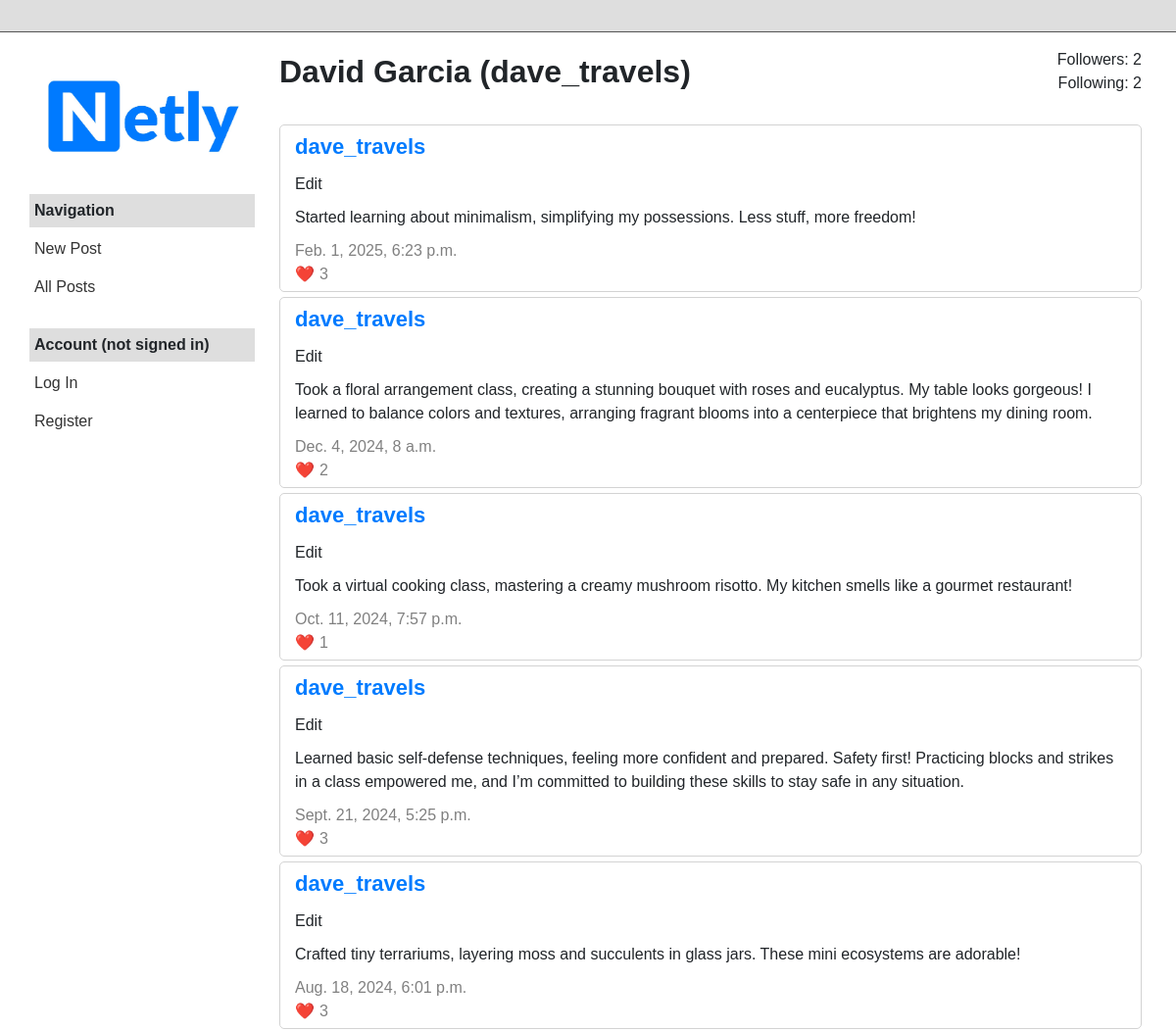
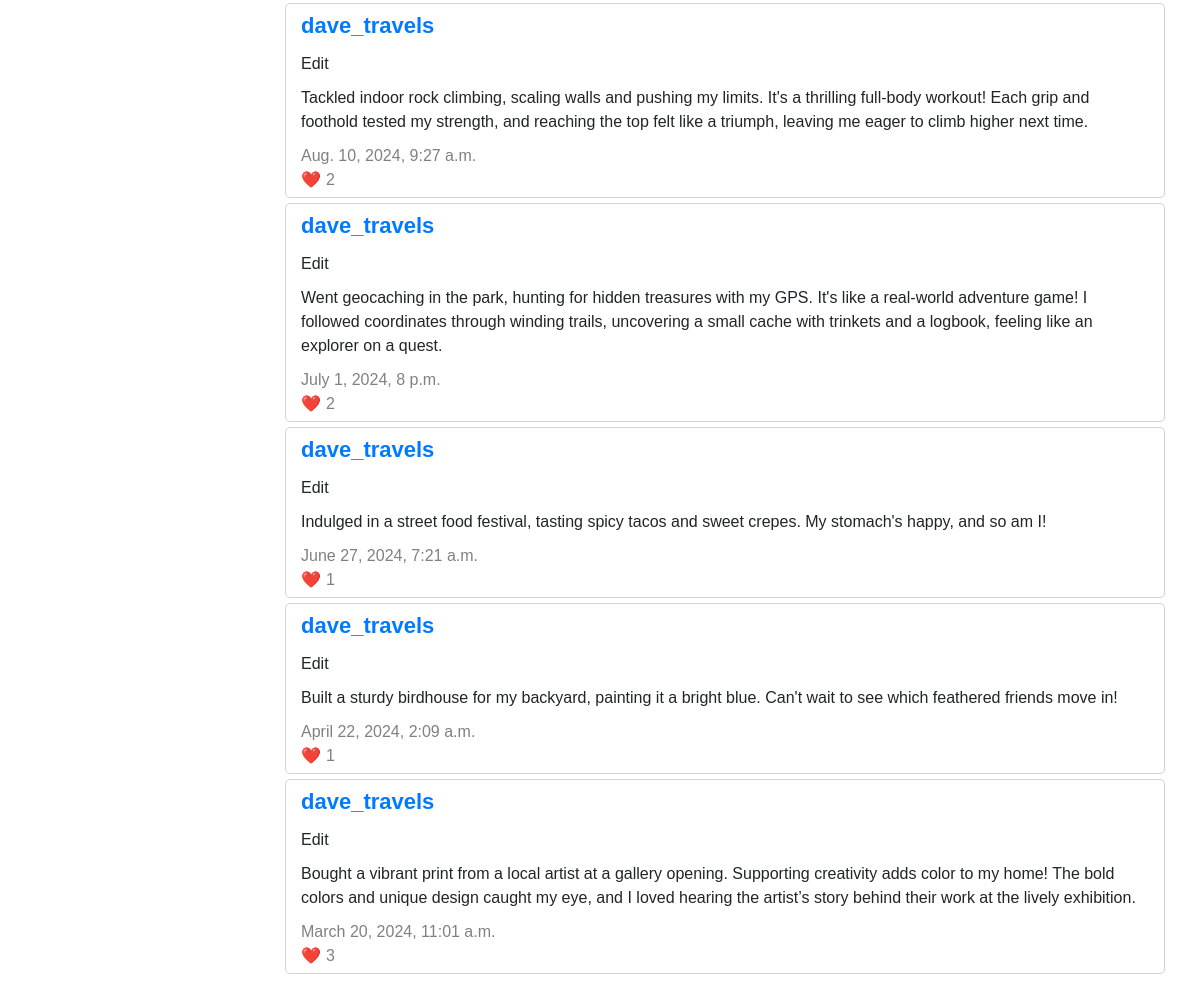
The app's page /profile/10, older data (2 pictures, top to bottom).
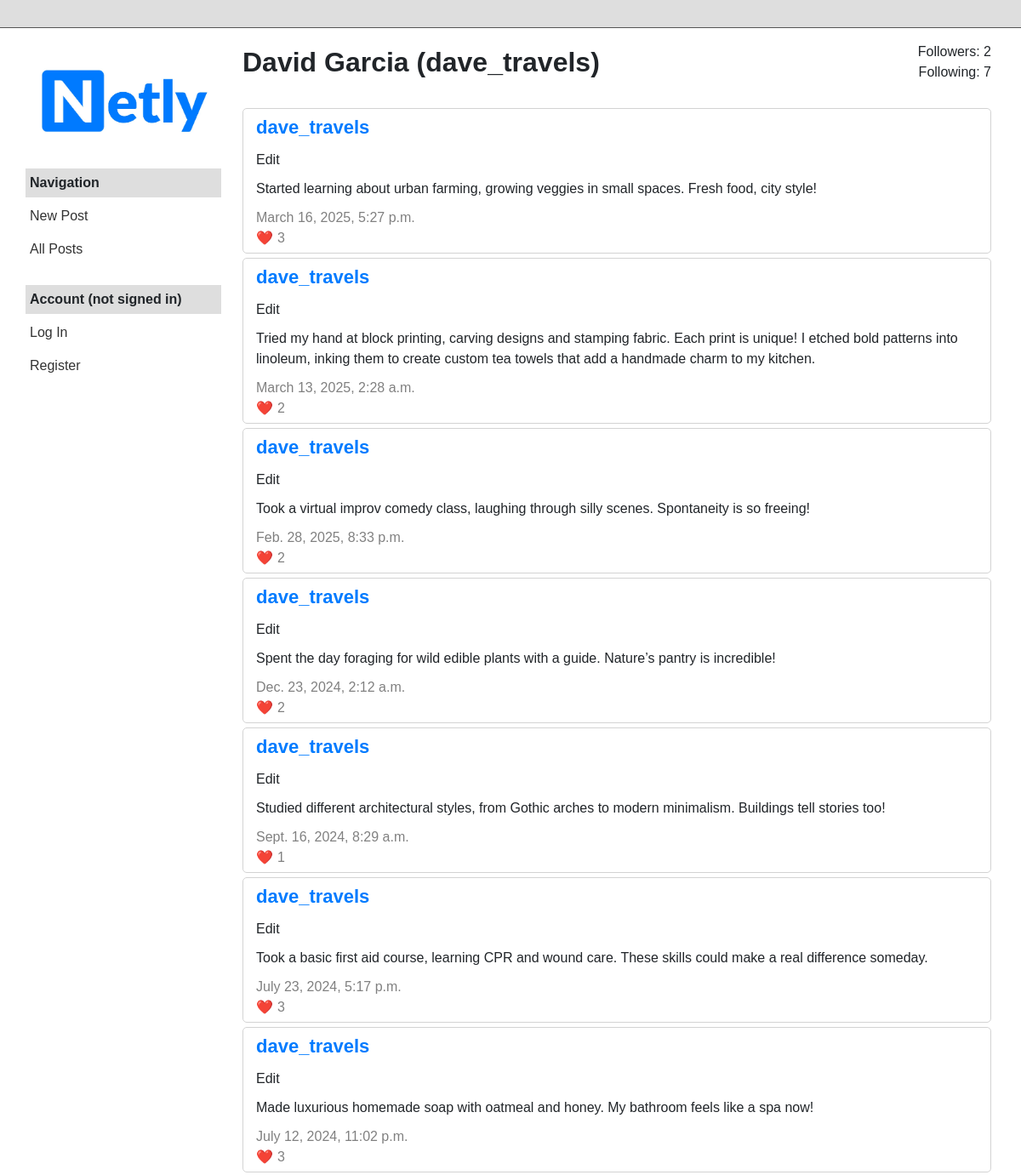
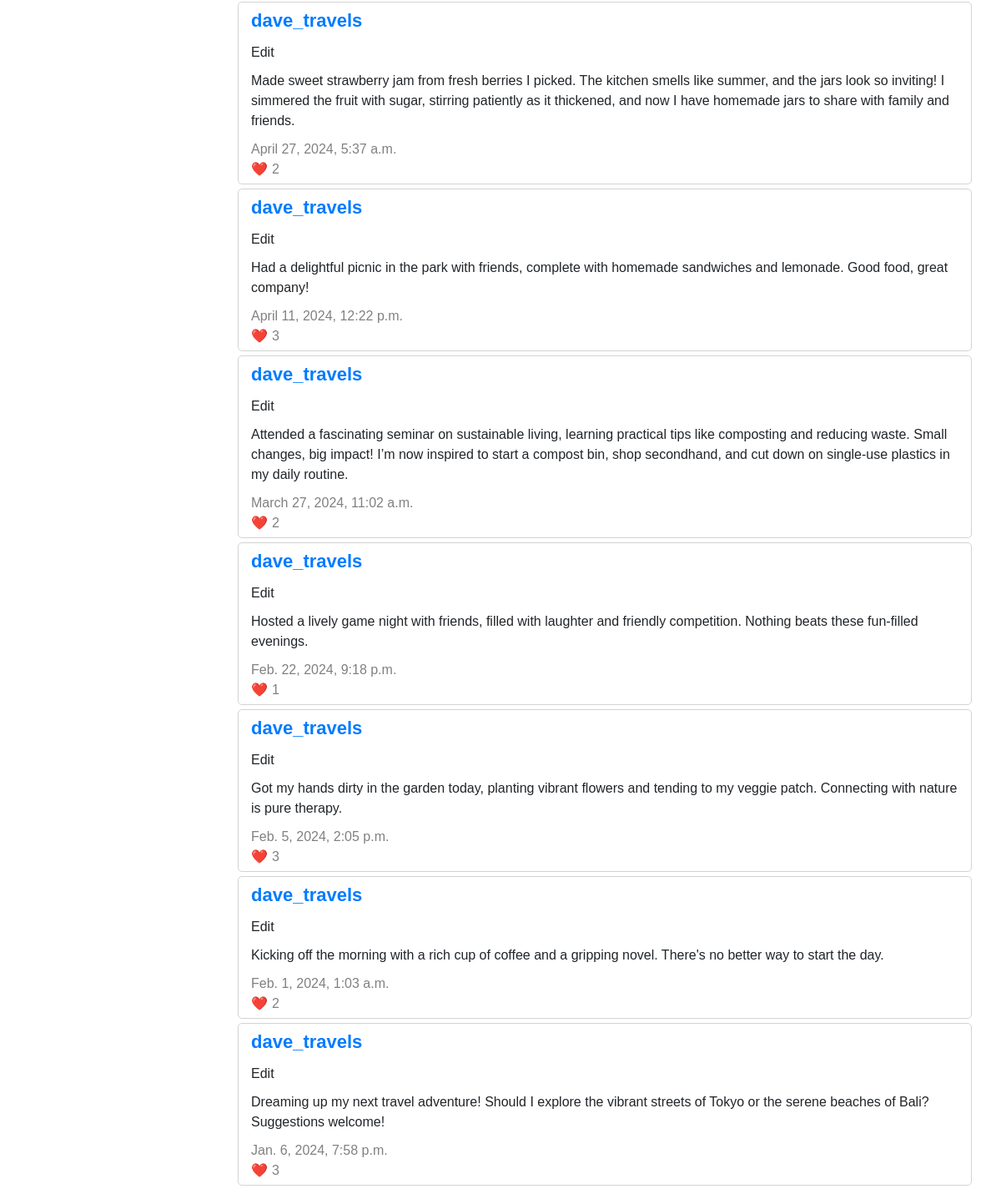
The same page, newer data (2 pictures, top to bottom).
### network/models.py (models this page shows, shortened)
class Post(models.Model):
    user = models.ForeignKey(User, on_delete=models.CASCADE, related_name="posts")
    content = models.TextField()
    created_at = models.DateTimeField(auto_now_add=True)
    def get_likes_count(self):
        return self.likes.count()

class User(AbstractUser):
    def display_name(self):
        return f"{self.first_name} {self.last_name}" if self.first_name and self.last_name else self.username

### network/views.py (the view)
# urls.py: path("profile/<int:user_id>", views.profile, name="profile"),
def profile(request, user_id):
    owner = User.objects.get(id=user_id)
    posts = Post.objects.filter(user=owner).order_by("-created_at")
    followers = Follow.objects.filter(followed=owner).count()
    following = Follow.objects.filter(follower=owner).count()
    is_following = request.user.is_following(owner) if request.user.is_authenticated else False
    if request.user.id == user_id:
        active_filter = "profile"
    else:
        active_filter = "other"
    return render(request, "network/profile.html", {
        "owner": owner,
        "posts": posts,
        "followers": followers,
        "following": following,
        "is_following": is_following,
        "active_filter": active_filter
    })

### network/templates/network/profile.html (shortened to what this page needs)
{% extends "network/layout.html" %}
{% load static %}
{% block body %}
    <div class="profile-container">
        <div class="profile-header-wrapper">
            <div class="profile-header">
                <div class="profile-info">
                    <div class="profile-name">{{ owner.display_name }} ({{ owner.username }})</div>
                </div>
                <div class="profile-stats">
                    <div>Followers: {{ followers }}</div>
                    <div>Following: {{ following }}</div>
                </div>
            </div>
        </div>
        <div class="profile-posts-container">
            {% for post in posts %}
                <div class="post-container">
                    <div class="post-name"><a href="{% url 'profile' post.user.id %}">{{ post.user.username }}</a></div>
                    <div class="post-edit">Edit</div>
                    <div class="post-content">{{ post.content }}</div>
                    <div class="post-date">{{ post.created_at }}</div>
                    <div class="post-likes">{{ post.get_likes_count }}</div>
                </div>
            {% endfor %}
        </div>
    </div>
{% endblock %}

Row changes from the older to the newer data that the page shows:
no longer on this page (row edited): Post: user.username "dave_travels", content "Started learning about minimalism, simplifying my possessions. Less stuff, more freedom!", created_at "Feb. 1, 2025, 6:23 p.m.", get_likes_count "3"
no longer on this page (row edited): Post: user.username "dave_travels", content "Took a floral arrangement class, creating a stunning bouquet with roses and eucalyptus. My table looks gorgeous! I learned to balance colors and textures, arranging fragrant blooms into a centerpiece that brightens my dining room.", created_at "Dec. 4, 2024, 8 a.m.", get_likes_count "2"
no longer on this page (row edited): Post: user.username "dave_travels", content "Took a virtual cooking class, mastering a creamy mushroom risotto. My kitchen smells like a gourmet restaurant!", created_at "Oct. 11, 2024, 7:57 p.m.", get_likes_count "1"
no longer on this page (row edited): Post: user.username "dave_travels", content "Learned basic self-defense techniques, feeling more confident and prepared. Safety first! Practicing blocks and strikes in a class empowered me, and I’m committed to building these skills to stay safe in any situation.", created_at "Sept. 21, 2024, 5:25 p.m.", get_likes_count "3"
no longer on this page (row edited): Post: user.username "dave_travels", content "Crafted tiny terrariums, layering moss and succulents in glass jars. These mini ecosystems are adorable!", created_at "Aug. 18, 2024, 6:01 p.m.", get_likes_count "3"
no longer on this page (row edited): Post: user.username "dave_travels", content "Tackled indoor rock climbing, scaling walls and pushing my limits. It's a thrilling full-body workout! Each grip and foothold tested my strength, and reaching the top felt like a triumph, leaving me eager to climb higher next time.", created_at "Aug. 10, 2024, 9:27 a.m.", get_likes_count "2"
no longer on this page (row edited): Post: user.username "dave_travels", content "Went geocaching in the park, hunting for hidden treasures with my GPS. It's like a real-world adventure game! I followed coordinates through winding trails, uncovering a small cache with trinkets and a logbook, feeling like an explorer on a quest.", created_at "July 1, 2024, 8 p.m.", get_likes_count "2"
no longer on this page (row edited): Post: user.username "dave_travels", content "Indulged in a street food festival, tasting spicy tacos and sweet crepes. My stomach's happy, and so am I!", created_at "June 27, 2024, 7:21 a.m.", get_likes_count "1"
no longer on this page (row edited): Post: user.username "dave_travels", content "Built a sturdy birdhouse for my backyard, painting it a bright blue. Can't wait to see which feathered friends move in!", created_at "April 22, 2024, 2:09 a.m.", get_likes_count "1"
no longer on this page (row edited): Post: user.username "dave_travels", content "Bought a vibrant print from a local artist at a gallery opening. Supporting creativity adds color to my home! The bold colors and unique design caught my eye, and I loved hearing the artist’s story behind their work at the lively exhibition.", created_at "March 20, 2024, 11:01 a.m.", get_likes_count "3"
now on this page (row edited): Post: user.username "dave_travels", content "Started learning about urban farming, growing veggies in small spaces. Fresh food, city style!", created_at "March 16, 2025, 5:27 p.m.", get_likes_count "3"
now on this page (row edited): Post: user.username "dave_travels", content "Tried my hand at block printing, carving designs and stamping fabric. Each print is unique! I etched bold patterns into linoleum, inking them to create custom tea towels that add a handmade charm to my kitchen.", created_at "March 13, 2025, 2:28 a.m.", get_likes_count "2"
now on this page (row edited): Post: user.username "dave_travels", content "Took a virtual improv comedy class, laughing through silly scenes. Spontaneity is so freeing!", created_at "Feb. 28, 2025, 8:33 p.m.", get_likes_count "2"
now on this page (row edited): Post: user.username "dave_travels", content "Spent the day foraging for wild edible plants with a guide. Nature’s pantry is incredible!", created_at "Dec. 23, 2024, 2:12 a.m.", get_likes_count "2"
now on this page (row edited): Post: user.username "dave_travels", content "Studied different architectural styles, from Gothic arches to modern minimalism. Buildings tell stories too!", created_at "Sept. 16, 2024, 8:29 a.m.", get_likes_count "1"
now on this page (row edited): Post: user.username "dave_travels", content "Took a basic first aid course, learning CPR and wound care. These skills could make a real difference someday.", created_at "July 23, 2024, 5:17 p.m.", get_likes_count "3"
now on this page (row edited): Post: user.username "dave_travels", content "Made luxurious homemade soap with oatmeal and honey. My bathroom feels like a spa now!", created_at "July 12, 2024, 11:02 p.m.", get_likes_count "3"
now on this page (row edited): Post: user.username "dave_travels", content "Made sweet strawberry jam from fresh berries I picked. The kitchen smells like summer, and the jars look so inviting! I simmered the fruit with sugar, stirring patiently as it thickened, and now I have homemade jars to share with family and friends.", created_at "April 27, 2024, 5:37 a.m.", get_likes_count "2"
now on this page (row edited): Post: user.username "dave_travels", content "Had a delightful picnic in the park with friends, complete with homemade sandwiches and lemonade. Good food, great company!", created_at "April 11, 2024, 12:22 p.m.", get_likes_count "3"
now on this page (row edited): Post: user.username "dave_travels", content "Attended a fascinating seminar on sustainable living, learning practical tips like composting and reducing waste. Small changes, big impact! I’m now inspired to start a compost bin, shop secondhand, and cut down on single-use plastics in my daily routine.", created_at "March 27, 2024, 11:02 a.m.", get_likes_count "2"
now on this page (row edited): Post: user.username "dave_travels", content "Hosted a lively game night with friends, filled with laughter and friendly competition. Nothing beats these fun-filled evenings.", created_at "Feb. 22, 2024, 9:18 p.m.", get_likes_count "1"
now on this page (row edited): Post: user.username "dave_travels", content "Got my hands dirty in the garden today, planting vibrant flowers and tending to my veggie patch. Connecting with nature is pure therapy.", created_at "Feb. 5, 2024, 2:05 p.m.", get_likes_count "3"
now on this page (row edited): Post: user.username "dave_travels", content "Kicking off the morning with a rich cup of coffee and a gripping novel. There's no better way to start the day.", created_at "Feb. 1, 2024, 1:03 a.m.", get_likes_count "2"
now on this page (row edited): Post: user.username "dave_travels", content "Dreaming up my next travel adventure! Should I explore the vibrant streets of Tokyo or the serene beaches of Bali? Suggestions welcome!", created_at "Jan. 6, 2024, 7:58 p.m.", get_likes_count "3"
Text that changed along with them:
{{ following }}: "2" → "7"
